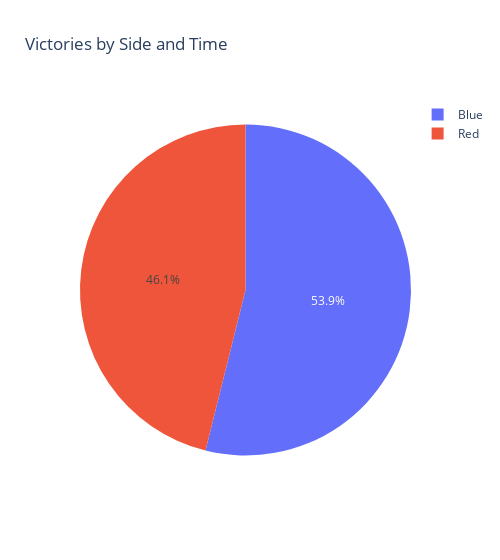

Notebook code cell kept with this figure:
### Markdown cell above
Zwycięstwa na podstawie strony drużyny wygranej

### Code cell
fig3 = px.pie(dfM, values='Gamelength', names='Side',title="Victories by Side and Time", color='Side', width=500)
fig3.show()

### Figure 1 — Plotly figure (JSON) as saved in the notebook; plotly's stock layout.template omitted (floating-point values rounded to 4 significant figures; data arrays with more than 128 entries replaced by an {"elided": "..."} marker saying what was removed)
{"data": [{"customdata": {"elided": "7620x1 str values"}, "domain": {"x": [0, 1], "y": [0, 1]}, "hovertemplate": "Side=%{customdata[0]}<br>Gamelength=%{value}<extra></extra>", "labels": {"elided": "7620 str values"}, "legendgroup": "", "marker": {"colors": {"elided": "7620 str values"}}, "name": "", "showlegend": true, "type": "pie", "values": {"elided": "7620 int values"}}], "layout": {"legend": {"tracegroupgap": 0}, "title": {"text": "Victories by Side and Time"}, "width": 500}}
